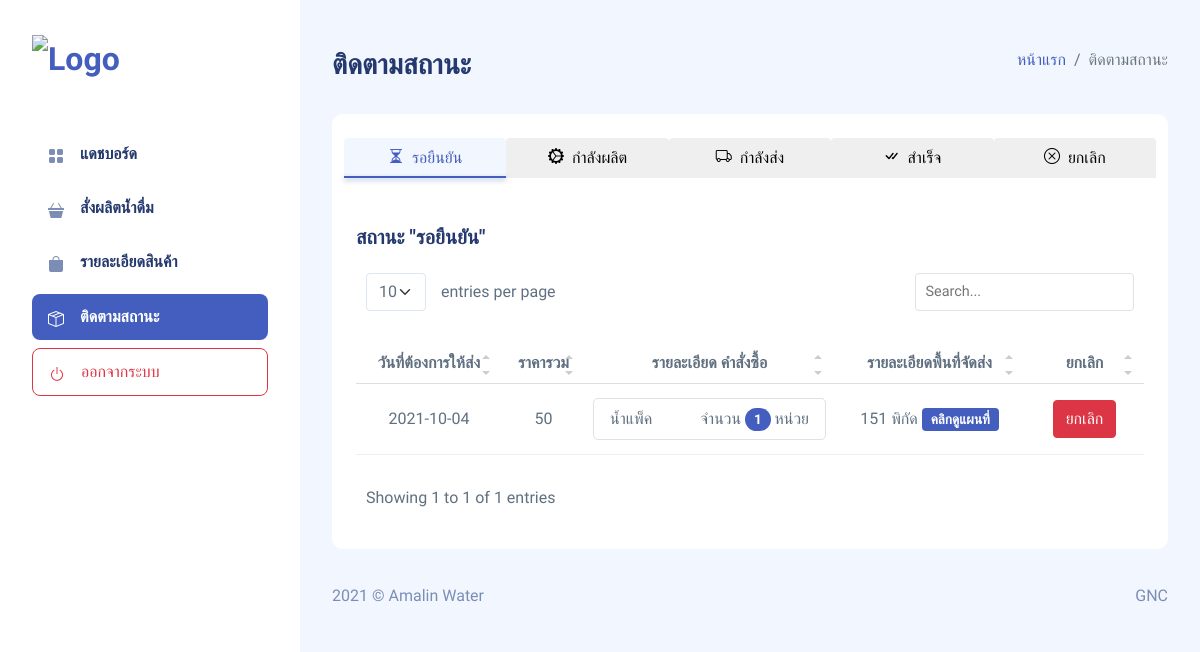
Screenshot of /amalin/status_order.php (signed in) with the database file from the repository.
### tables this page shows
CREATE TABLE `tbl_order` (
  `id_ord` int(11) NOT NULL COMMENT 'รหัสการสั่ง',
  `date_tsp_ord` varchar(15) NOT NULL COMMENT 'วันที่ต้องการให้ส่ง',
  `status_ord` varchar(15) NOT NULL COMMENT 'สถานะออร์เดอร์\r\npending = รอยืนยัน\r\nprocess = กำลังผลิต\r\ndeliver = กำลังส่ง\r\nsuccess = สำเร็จ\r\ncancel = ยกเลิก',
  `detail_ord` varchar(255) NOT NULL COMMENT 'รายละเอียดรายการสั่ง',
  `all_size_ord` int(11) NOT NULL COMMENT 'ขนาดปริมาณรวม',
  `all_price_ord` int(11) NOT NULL COMMENT 'ราคารวม',
  `date_d_ord` varchar(15) NOT NULL COMMENT 'วันที่สั่ง',
  `date_m_ord` varchar(15) NOT NULL COMMENT 'เดือนที่สั่ง',
  `date_y_ord` varchar(5) NOT NULL COMMENT 'ปีที่สั่ง',
  `date_ord` varchar(50) NOT NULL COMMENT 'วันที่(สำหรับตรวจสอบ)',
  `id_acc` int(11) NOT NULL COMMENT 'รหัสลูกค้า',
  `id_admin` int(11) DEFAULT NULL COMMENT 'รหัสผู้ดูแล (สถานะการสั่งซื้อ)',
  `lat_loca` varchar(100) NOT NULL COMMENT 'ละติจูด',
  `long_loca` varchar(100) NOT NULL COMMENT 'ลองติจูด'
);

CREATE TABLE `tbl_order_list` (
  `id_ord_list` int(11) NOT NULL COMMENT 'รหัสลิสรายการสั่ง',
  `name_ord_list` varchar(50) NOT NULL COMMENT 'ชื่อสินค้า',
  `size_ord_list` int(11) NOT NULL COMMENT 'ขนาด',
  `price_ord_list` int(11) NOT NULL COMMENT 'ราคา',
  `qty_ord_list` int(11) NOT NULL COMMENT 'จำนวน',
  `id_ord` int(11) NOT NULL COMMENT 'รหัสการสั่ง'
);

### amalin/status_order.php (the view, shortened to what this page needs)
<?php
    require_once('connect.php');
    $id_acc = $_SESSION['id_acc'];
?>
<!DOCTYPE html>
<html lang="en">
<head>
    <?php
    include("head-main.php");
    ?>
</head>
<body>
    <div id="app">
        <div id="sidebar" class="active">
            <div class="sidebar-wrapper active">
                <div class="sidebar-header">
                    <div class="d-flex justify-content-between">
                        <div class="logo">
                            <a href="index.php"><img src="assets/images/logo/logo.png" alt="Logo" srcset=""></a>
                        </div>
                    </div>
                </div>
                <div class="sidebar-menu">
                    <ul class="menu">
                        <li class="sidebar-item ">
                            <a href="index.php" class='sidebar-link'>
                                <i class="bi bi-grid-fill"></i>
                                <span>แดชบอร์ด</span>
                            </a>
                        </li>
                        <li class="sidebar-item">
                            <a href="create_order.php" class='sidebar-link'>
                                <i class="bi bi-basket3-fill"></i>
                                <span>สั่งผลิตน้ำดื่ม</span>
                            </a>
                        </li>
                        <li class="sidebar-item">
                            <a href="product_list.php" class='sidebar-link'>
                                <i class="bi bi-bag-fill"></i>
                                <span>รายละเอียดสินค้า</span>
                            </a>
                        </li>
                        <li class="sidebar-item active">
                            <a href="status_order.php" class='sidebar-link'>
                                <i class="bi bi-box-seam"></i>
                                <span>ติดตามสถานะ</span>
                            </a>
                        </li>
                        <li class="sidebar-item">
                            <button class="btn btn-block sidebar-link text-danger border border-danger" id="btn-logout">
                                <i class="bi bi-power text-danger"></i>
                                <span>ออกจากระบบ</span>
                            </button>
                        </li>
                    </ul>
                </div>
            </div>
        </div>
        <div id="main">
            <div class="page-heading">
                <div class="page-title">
                    <div class="row">
                        <div class="col-12 col-md-6 order-md-1 order-last">
                            <h3>ติดตามสถานะ</h3>
                        </div>
                        <div class="col-12 col-md-6 order-md-2 order-first">
                            <nav aria-label="breadcrumb" class="breadcrumb-header float-start float-lg-end">
                                <ol class="breadcrumb">
                                    <li class="breadcrumb-item"><a href="index.php">หน้าแรก</a></li>
                                    <li class="breadcrumb-item active" aria-current="page">ติดตามสถานะ</li>
                                </ol>
                            </nav>
                        </div>
                    </div>
                </div>
                <section class="section">
                    <div class="card mt-4">
                        <div class="card-body">
                            <nav>
                                <div class="nav nav-tabs row" id="nav-tab" role="tablist">
                                    <button class="nav-link col active" id="nav-pending-tab" data-bs-toggle="tab"
                                        data-bs-target="#nav-pending" type="button" role="tab"
                                        aria-controls="nav-pending" aria-selected="true"><i class="bi bi-hourglass-split"></i>  รอยืนยัน</button>
                                    <button class="nav-link col" id="nav-process-tab" data-bs-toggle="tab"
                                        data-bs-target="#nav-process" type="button" role="tab"
                                        aria-controls="nav-process" aria-selected="false"><i class="bi bi-gear-wide-connected"></i>  กำลังผลิต</button>
                                    <button class="nav-link col" id="nav-deliver-tab" data-bs-toggle="tab"
                                        data-bs-target="#nav-deliver" type="button" role="tab"
                                        aria-controls="nav-deliver" aria-selected="false"><i class="bi bi-truck"></i>  กำลังส่ง</button>
                                    <button class="nav-link col" id="nav-success-tab" data-bs-toggle="tab"
                                        data-bs-target="#nav-success" type="button" role="tab"
                                        aria-controls="nav-success" aria-selected="false"><i class="bi bi-check-all"></i>  สำเร็จ</button>
                                    <button class="nav-link col" id="nav-cancel-tab" data-bs-toggle="tab"
                                        data-bs-target="#nav-cancel" type="button" role="tab" aria-controls="nav-cancel"
                                        aria-selected="false"><i class="bi bi-x-circle"></i>  ยกเลิก</button>
                                </div>
                            </nav>
                            <div class="tab-content" id="nav-tabContent">
                                <div class="tab-pane fade show active" id="nav-pending" role="tabpanel"
                                    aria-labelledby="nav-pending-tab">
                                    <h5 class="mt-5 mb-3">สถานะ "รอยืนยัน"</h5>
                                    <table class="table mt-4" id="tableOrderPending">
                                        <thead>
                                            <tr>
                                                <th class="text-center">วันที่ต้องการให้ส่ง</th>
                                                <th class="text-center">ราคารวม</th>
                                                <th class="text-center">รายละเอียด คำสั่งซื้อ</th>
                                                <th class="text-center">รายละเอียดพื้นที่จัดส่ง</th>
                                                <th class="text-center">ยกเลิก</th>
                                            </tr>
                                        </thead>
                                        <tbody>
                                            <?php
                                                $sql_pending = "SELECT * FROM tbl_order WHERE id_acc = '$id_acc' AND status_ord = 'pending' ";
                                                $result_pending = $conn->query($sql_pending) or die("Query failed");
                                                while ($row_pending = $result_pending->fetch_assoc()) {
                                                    $id_ord_pending = $row_pending['id_ord'];
                                                ?>
                                            <tr>
                                                <td class="text-center"><?php echo $row_pending['date_tsp_ord']; ?></td>
                                                <td class="text-center"><?php echo $row_pending['all_price_ord']; ?>
                                                </td>
                                                <td class="text-center">
                                                    <?php
                                                        $sql_oder_pending = "SELECT * FROM tbl_order_list WHERE id_ord = '$id_ord_pending' ";
                                                        $result_oder_pending = $conn->query($sql_oder_pending) or die("Query failed");
                                                        while ($row_order_pending = $result_oder_pending->fetch_assoc()) {
                                                        ?>
                                                    <li
                                                        class="list-group-item d-flex justify-content-between align-items-center rounded-3 border border-1">
                                                        <?php echo $row_order_pending['name_ord_list']; ?>
                                                        <span>
                                                            จำนวน
                                                            <span
                                                                class="badge bg-primary rounded-pill"><?php echo $row_order_pending['qty_ord_list']; ?></span>
                                                            หน่วย
                                                        </span>
                                                    </li>
                                                    <?php
                                                        }
                                                    ?>
                                                </td>
                                                <td class="text-center">
                                                    <?php echo $row_pending['detail_ord']; ?>
                                                    <span>พิกัด
                                                        <a target="_blank"
                                                            href="http://maps.google.com/maps?&z=15&mrt=yp&t=k&q=<?php echo $row_pending['lat_loca']; ?>+<?php echo $row_pending['long_loca']; ?>"
                                                            class="badge bg-primary ">คลิกดูแผนที่</a>
                                                    </span>
                                                </td>
                                                <td class="text-center">
                                                    <button class="btn btn-danger m-2"
                                                        id="btn-cancel-order<?php echo $id_ord_pending; ?>" onclick="Swal.fire({
                                                        title: 'ยกเลิกรายการสั่งหรือไม่',
                                                        icon: 'question',
                                                        showCancelButton: true,
                                                        confirmButtonColor: '#d33',
                                                        cancelButtonColor: '#3085d6',
                                                        confirmButtonText: 'ลบรายการ',
                                                        cancelButtonText: 'ยกเลิก'
                                                    }).then((result) => {
                                                        if (result.isConfirmed) {
                                                            location =
                                                                'status_order.php?status=cancel&action=setStatus&updStatus=toCancel&id_ord=<?php echo $id_ord_pending; ?>';
                                                        }
                                                    })">ยกเลิก</button>
                                                </td>
                                            </tr>
                                            <?php
                                                }
                                            ?>
                                        </tbody>
                                    </table>
                                </div>
                            </div>
                        </div>
                    </div>
                </section>
            </div>
            <footer>
                <div class="footer clearfix mb-0 text-muted">
                    <div class="float-start">
                        <p>2021 &copy; Amalin Water</p>
                    </div>
                    <div class="float-end">
                        <p>GNC</p>
                    </div>
                </div>
            </footer>
        </div>
    </div>
</body>
</html>

### amalin/assets/css/app.css (style rules this page uses)
.btn i, .btn svg { width: 16px; height: 16px }
.btn.btn-danger, .btn.btn-info, .btn.btn-primary, .btn.btn-secondary, .btn.btn-success, .btn.btn-warning { color: #fff }
.btn-block { width: 100% }
.card { margin-bottom: 2.2rem; border: none }
.card .card-body { padding: 1.5rem }
#sidebar.active .sidebar-wrapper { left: 0 }
.sidebar-wrapper { width: 300px; height: 100vh; position: fixed; top: 0; z-index: 10; overflow-y: auto; background-color: #fff; bottom: 0; transition: left .5s ease-out }
.sidebar-wrapper .sidebar-header { padding: 2rem 2rem 1rem; font-size: 2rem; font-weight: 700 }
.sidebar-wrapper .sidebar-header img { height: 1.2rem; }
.sidebar-wrapper .menu { margin-top: 2rem; padding: 0 2rem; font-weight: 600 }
.sidebar-wrapper .menu .sidebar-link { display: block; padding: .7rem 1rem; font-size: 1rem; display: flex; align-items: center; border-radius: .5rem; transition: all .5s; text-decoration: none; color: #25396f }
.sidebar-wrapper .menu .sidebar-link i, .sidebar-wrapper .menu .sidebar-link svg { color: #7c8db5 }
.sidebar-wrapper .menu .sidebar-link span { margin-left: 1rem }
.sidebar-wrapper .menu .sidebar-item { list-style: none; margin-top: .5rem; position: relative }
.sidebar-wrapper .menu .sidebar-item.active .sidebar-link { background-color: #435ebe }
.sidebar-wrapper .menu .sidebar-item.active .sidebar-link span { color: #fff }
.sidebar-wrapper .menu .sidebar-item.active .sidebar-link i, .sidebar-wrapper .menu .sidebar-item.active .sidebar-link svg { fill: #fff; color: #fff }
.nav-tabs, .nav-tabs .nav-link { border: none }
.nav-tabs .nav-link.active { border: none; position: relative; color: #435ebe }
.nav-tabs .nav-link.active:after { content: ""; width: 100%; position: absolute; bottom: 0; height: 2px; background-color: #435ebe; left: 0; box-shadow: 0 2px 5px rgba(67, 94, 190, .5) }
.dataTable-table td, .dataTable-table thead th, .table td, .table thead th { vertical-align: middle }
.dataTable-table:not(.table-borderless) thead th, .table:not(.table-borderless) thead th { border-bottom: 1px solid #dedede!important }
.bi { width: 1rem; height: 1rem }
#main { margin-left: 300px; padding: 2rem }
.page-heading { margin: 0 0 2rem }
.page-heading h3 { font-weight: 700 }
a { text-decoration: none }

### rows the page displays
tbl_order: date_tsp_ord "2021-10-04", all_price_ord "50", detail_ord "151"
tbl_order_list: name_ord_list "น้ำแพ็ค", qty_ord_list "1"
